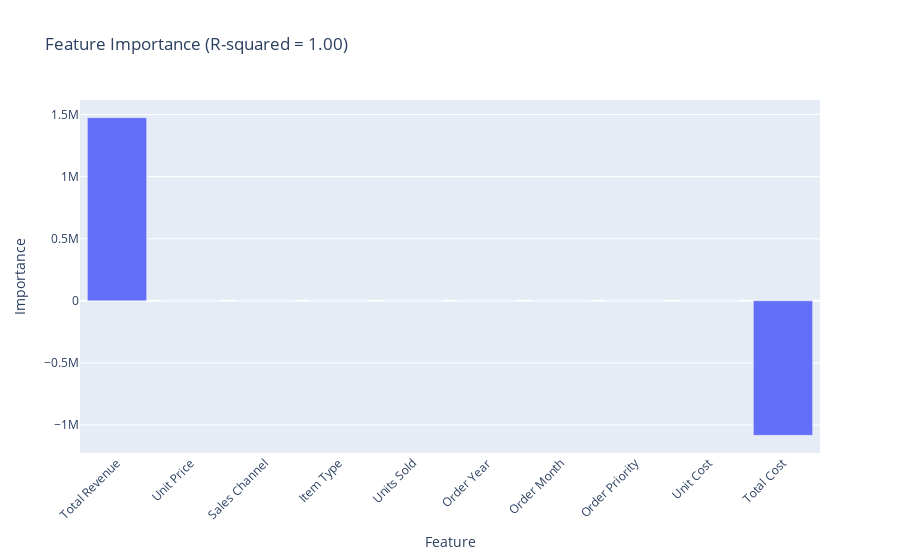

Notebook code for this chart:
### Code cell
import plotly.graph_objs as go
import pandas as pd
from sklearn.linear_model import LinearRegression

# Create a linear regression model
reg = LinearRegression()

# Fit the model to the training data
reg.fit(X_train, y_train)

# Make predictions on the test set
y_pred = reg.predict(X_test)

# Calculate the R-squared score
r2 = reg.score(X_test, y_test)

# Create a copy of the X_train numpy array with modified column names
X_train_df = pd.DataFrame(X_train, columns=['Item Type', 'Sales Channel', 'Order Priority', 'Units Sold', 'Unit Price', 'Unit Cost', 'Total Revenue', 'Total Cost', 'Order Month', 'Order Year'])

# Extract the coefficients of the linear regression model
coef = reg.coef_

# Create a DataFrame with the coefficients and feature names
feature_importances = pd.DataFrame({'Feature': X_train_df.columns, 'Importance': coef})

# Sort the DataFrame by importance
feature_importances = feature_importances.sort_values('Importance', ascending=False)

# Create a bar chart of the feature importances using Plotly
fig = go.Figure()
fig.add_trace(go.Bar(x=feature_importances['Feature'], y=feature_importances['Importance']))
fig.update_layout(title='Feature Importance (R-squared = {:.2f})'.format(r2),
                  xaxis_title='Feature',
                  yaxis_title='Importance',
                  xaxis_tickangle=-45)
fig.show()

### Figure 1 — Plotly figure (JSON) as saved in the notebook; plotly's stock layout.template omitted (floating-point values rounded to 4 significant figures)
{"data": [{"type": "bar", "x": ["Total Revenue", "Unit Price", "Sales Channel", "Item Type", "Units Sold", "Order Year", "Order Month", "Order Priority", "Unit Cost", "Total Cost"], "y": [1475000.0, 3.465e-09, 6.112e-10, 6.621e-11, -9.466e-11, -2.843e-10, -3.18e-10, -3.943e-10, -3.004e-09, -1084000.0]}], "layout": {"title": {"text": "Feature Importance (R-squared = 1.00)"}, "xaxis": {"tickangle": -45, "title": {"text": "Feature"}}, "yaxis": {"title": {"text": "Importance"}}}}
